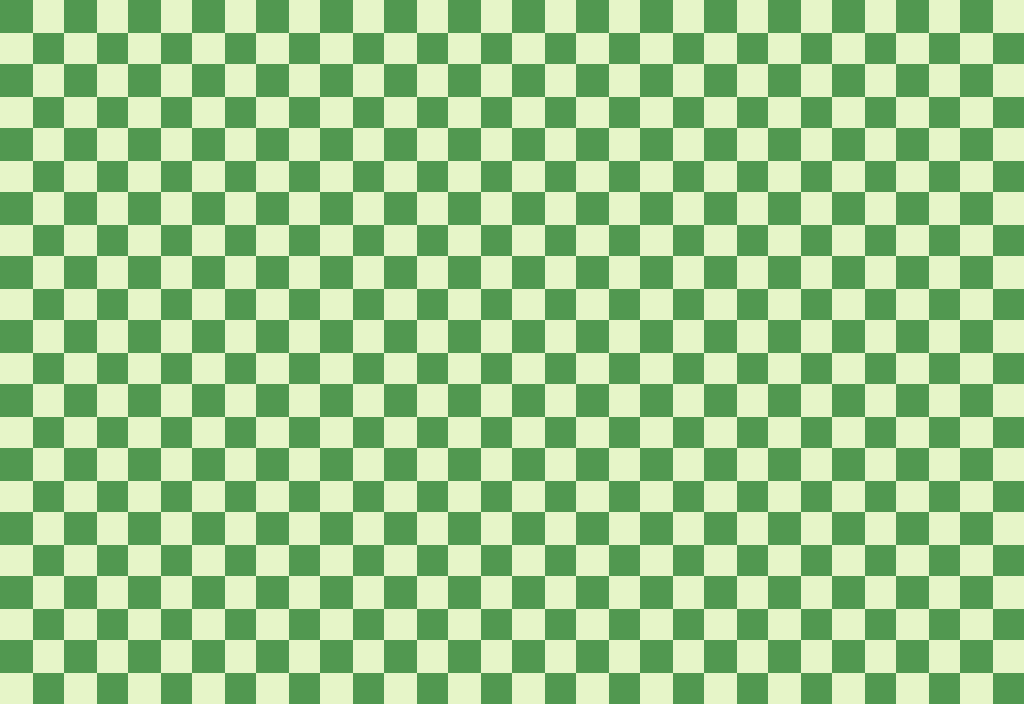

A 2D game scene composited from a Tiled map and its tileset images. What follows is a short description and the map's XML, with each tile layer's data collapsed to a summary:
An orthogonal 64x44 tile map with 16x16 px tiles, 1 tile layer (background) and 5 objects (menu, next-page, previous-page, version, game-title).

<map version="1.5" tiledversion="1.7.2" orientation="orthogonal" renderorder="right-down" width="64" height="44" tilewidth="16" tileheight="16" infinite="0" nextlayerid="13" nextobjectid="24">
 <tileset firstgid="1" name="grass" tilewidth="16" tileheight="16" tilecount="16" columns="4">
  <image source="assets/grass.png" width="66" height="66" />
 </tileset>
 <layer id="1" name="background" width="64" height="44">
  <data>[2816 cells, 2816 non-empty, 16 distinct tile ids]</data>
 </layer>
 <objectgroup id="7" name="buttons">
  <object id="2" name="menu" x="993.333" y="66.6667">
   <properties>
    <property name="font-name" value="" />
    <property name="font-size" type="float" value="0" />
    <property name="src-disabled" value="" />
    <property name="src-normal" value="ui/assets/btn_menu.png" />
    <property name="src-pressed" value="" />
    <property name="title" value="" />
   </properties>
   <point />
  </object>
  <object id="22" name="next-page" x="992" y="368">
   <properties>
    <property name="font-name" value="" />
    <property name="font-size" type="float" value="20" />
    <property name="src-disabled" value="" />
    <property name="src-normal" value="ui/assets/button_next_page.png" />
    <property name="src-pressed" value="" />
    <property name="title" value="" />
   </properties>
   <point />
  </object>
  <object id="23" name="previous-page" x="32" y="368">
   <properties>
    <property name="font-name" value="" />
    <property name="font-size" type="float" value="20" />
    <property name="src-disabled" value="" />
    <property name="src-normal" value="ui/assets/button_previous_page.png" />
    <property name="src-pressed" value="" />
    <property name="title" value="" />
   </properties>
   <point />
  </object>
 </objectgroup>
 <objectgroup id="10" name="texts">
  <object id="17" name="version" x="0" y="672">
   <properties>
    <property name="anchor-point-x" type="float" value="0" />
    <property name="anchor-point-y" type="float" value="0" />
    <property name="color" value="#e6f5c8ff" />
    <property name="enableShadow" type="bool" value="true" />
    <property name="font-name" value="fonts/Marker Felt.ttf" />
    <property name="font-size" type="float" value="20" />
    <property name="shadow.color" value="#091c32" />
    <property name="shadow.height" type="float" value="-2" />
    <property name="shadow.width" type="float" value="2" />
    <property name="text" value="210917a" />
   </properties>
   <point />
  </object>
  <object id="18" name="game-title" x="32" y="224">
   <properties>
    <property name="anchor-point-x" type="float" value="0" />
    <property name="anchor-point-y" type="float" value="0" />
    <property name="color" value="#e6f5c8ff" />
    <property name="color-shadow" value="#091c32" />
    <property name="enableShadow" type="bool" value="true" />
    <property name="font-name" value="fonts/Marker Felt.ttf" />
    <property name="font-size" type="float" value="100" />
    <property name="shadow.color" value="#091c32" />
    <property name="shadow.height" type="float" value="-10" />
    <property name="shadow.width" type="float" value="10" />
    <property name="text" value="Control ball" />
   </properties>
   <point />
  </object>
 </objectgroup>
</map>
